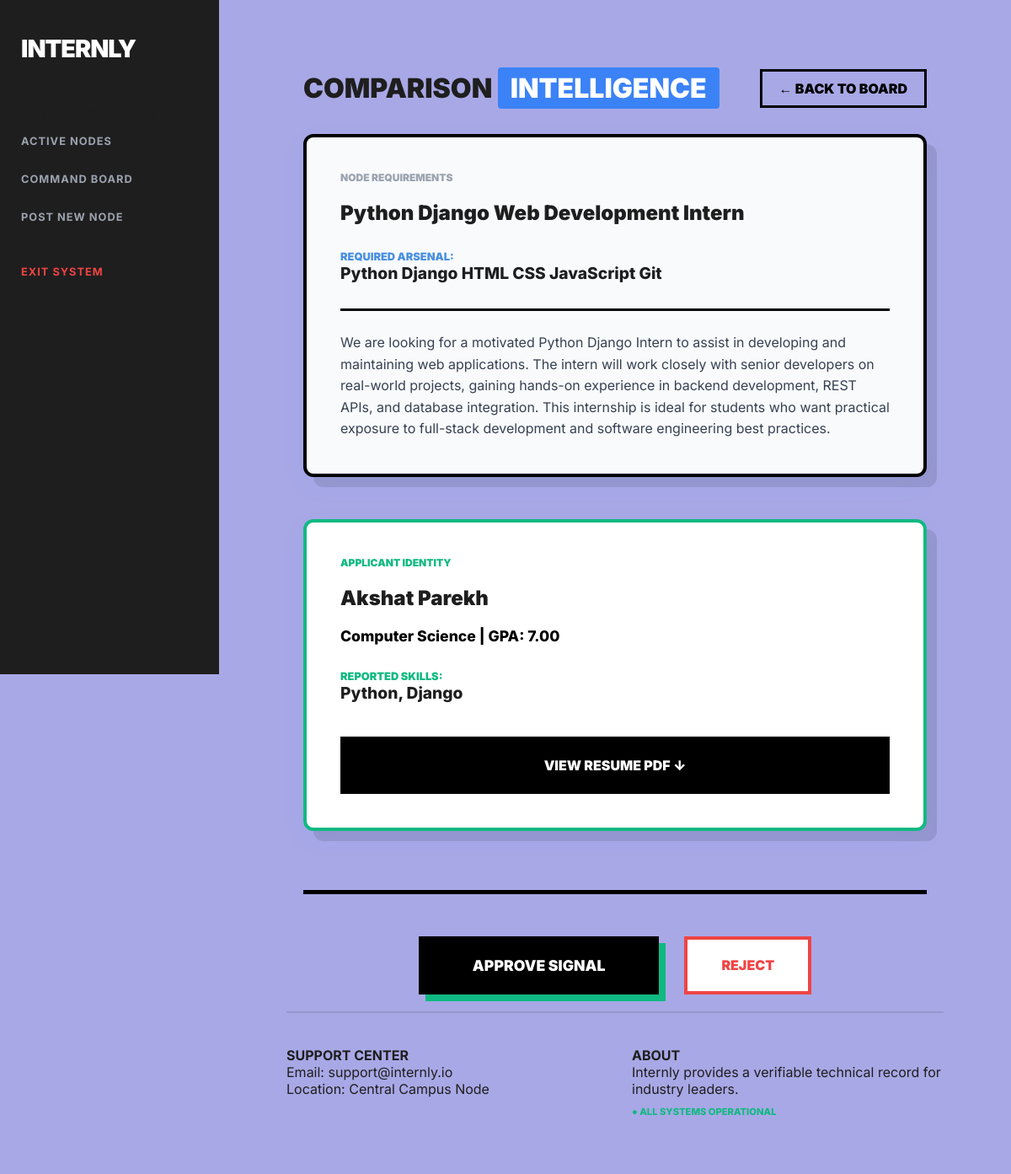
The app's page /profile/view/4/1/ (signed in) with its own data.
### management/models.py (models this page shows, shortened)
class Internship(models.Model):
    title = models.CharField(max_length=200)
    company_name = models.CharField(max_length=200)
    location = models.CharField(max_length=200)
    stipend = models.CharField(max_length=100)
    deadline = models.DateField()
    required_skills = models.TextField()
    description = models.TextField()
    faculty = models.ForeignKey(User, on_delete=models.CASCADE)
    external_apply_link = models.URLField(blank=True, null=True)

class UserProfile(models.Model):
    ROLE_CHOICES = (
        ('STUDENT', 'Student'),
        ('FACULTY', 'Faculty'),
    )
    user = models.OneToOneField(User, on_delete=models.CASCADE)
    role = models.CharField(max_length=10, choices=ROLE_CHOICES)
    full_name = models.CharField(max_length=255, blank=True, null=True)
    academy_name = models.CharField(max_length=255, blank=True, null=True)
    major = models.CharField(max_length=255, blank=True, null=True)
    gpa = models.DecimalField(max_digits=3, decimal_places=2, null=True, blank=True)
    skills = models.TextField(blank=True, null=True)
    bio = models.TextField(blank=True, null=True)
    resume = models.FileField(upload_to='resumes/', blank=True, null=True)

### management/views.py (the view)
# urls.py: path('profile/view/<int:student_pk>/<int:internship_pk>/', views.view_student_profile, name='view_student_profile'),
@login_required
def view_student_profile(request, student_pk, internship_pk):
    student_profile = get_object_or_404(UserProfile, user__pk=student_pk)
    internship = get_object_or_404(Internship, pk=internship_pk)
    application = get_object_or_404(Application, student__pk=student_pk, internship__pk=internship_pk)
    return render(request, 'management/view_profile.html', {
        'profile': student_profile,
        'internship': internship,
        'application': application
    })

### management/templates/management/view_profile.html (shortened to what this page needs)
{% extends 'management/base.html' %}
{% block content %}
<div class="dashboard-container" style="max-width: 1200px; margin: 0 auto; padding: 20px;">
    <div style="margin-bottom: 30px; display: flex; justify-content: space-between; align-items: center;">
        <h1 style="font-weight: 900; text-transform: uppercase; margin: 0;">COMPARISON <span class="highlight-blue">INTELLIGENCE</span></h1>
        <a href="{% url 'faculty_dashboard' %}" style="font-weight: 900; color: black; text-decoration: none; border: 3px solid black; padding: 10px 20px;">← BACK TO BOARD</a>
    </div>
    <div style="display: grid; grid-template-columns: repeat(auto-fit, minmax(400px, 1fr)); gap: 30px;">
        <div class="workspace-card" style="padding: 40px; border: 4px solid black; background: #f8fafc;">
            <p style="font-weight: 900; color: #9ca3af; font-size: 0.75rem; text-transform: uppercase;">NODE REQUIREMENTS</p>
            <h2 style="font-weight: 900; margin: 20px 0;">{{ internship.title }}</h2>
            <div style="margin-top: 30px;">
                <p style="font-weight: 900; font-size: 0.8rem; color: #4a90e2;">REQUIRED ARSENAL:</p>
                <p style="font-size: 1.2rem; font-weight: 800;">{{ internship.required_skills }}</p>
            </div>
            <div style="margin-top: 30px; border-top: 3px solid black; padding-top: 25px;">
                <p style="font-size: 1rem; line-height: 1.6; color: #374151;">{{ internship.description|truncatewords:60 }}</p>
            </div>
        </div>
        <div class="workspace-card" style="padding: 40px; border: 4px solid #10b981; background: white;">
            <p style="font-weight: 900; color: #10b981; font-size: 0.75rem; text-transform: uppercase;">APPLICANT IDENTITY</p>
            <h2 style="font-weight: 900; margin: 20px 0;">{{ profile.full_name|default:profile.user.username }}</h2>
            <p style="font-weight: 800; font-size: 1.1rem; color: black;">
                {{ profile.major|default:"Not Specified" }} | GPA: {{ profile.gpa|default:"N/A" }}
            </p>
            <div style="margin-top: 30px;">
                <p style="font-weight: 900; font-size: 0.8rem; color: #10b981;">REPORTED SKILLS:</p>
                <p style="font-size: 1.2rem; font-weight: 800;">{{ profile.skills|default:"None listed" }}</p>
            </div>
            {% if profile.resume %}
            <div style="margin-top: 40px;">
                <a href="{{ profile.resume.url }}" target="_blank" class="resume-link">
                    VIEW RESUME PDF ↓
                </a>
            </div>
            {% endif %}
        </div>
    </div>
    <div style="margin-top: 50px; border-top: 5px solid black; padding-top: 50px; display: flex; justify-content: center; gap: 30px; flex-wrap: wrap;">
        <a href="{% url 'approve_application' application.pk %}" class="btn-approve">
            APPROVE SIGNAL
        </a>
        <a href="{% url 'reject_application' application.pk %}" class="btn-reject">
            REJECT
        </a>
    </div>
</div>
{% endblock %}

### management/static/css/style.css (style rules this page uses)
:root { --brand-blue: #3b82f6; --brand-dark: #1e1e1e; --brand-lavender: #a8a8e6; --brand-white: #ffffff; --sidebar-width: 260px; }
* { box-sizing: border-box; margin: 0; padding: 0; }
body { font-family: 'Inter', sans-serif; background-color: var(--brand-lavender); display: flex; color: var(--brand-dark); min-height: 100vh; }
.highlight-blue { background: var(--brand-blue); color: white; padding: 5px 15px; border-radius: 4px; display: inline-block; }
.workspace-card { background: var(--brand-white); padding: 35px; border-radius: 12px; border: 3px solid var(--brand-dark); box-shadow: 12px 12px 0px rgba(0, 0, 0, 0.1), 0 10px 30px rgba(59, 130, 246, 0.05); transition: all 0.3s cubic-bezier(0.175, 0.885, 0.32, 1.275); margin-bottom: 20px; }

### management/templates/management/view_profile.html (style rules this page uses)
.btn-approve { display: inline-block; padding: 20px 60px; background: #000000; color: #ffffff; border: 4px solid #000000; font-weight: 900; text-decoration: none; text-transform: uppercase; box-shadow: 8px 8px 0px #10b981; transition: all 0.2s ease; cursor: pointer; font-size: 1.1rem; }
.btn-reject { display: inline-block; padding: 20px 40px; background: white; color: #ef4444; border: 4px solid #ef4444; font-weight: 900; text-decoration: none; text-transform: uppercase; transition: all 0.2s ease; cursor: pointer; }
.resume-link { display: block; background: black; color: white; padding: 20px; text-align: center; text-decoration: none; font-weight: 900; text-transform: uppercase; border: 4px solid black; transition: 0.2s; }

### records on screen
Internship: title "Python Django Web Development Intern", required_skills "Python Django HTML CSS JavaScript Git", description "We are looking for a motivated Python Django Intern to assist in developing and maintaining web applications. The intern will work closely with senior developers on real-world projects, gaining hands-on experience in backend development, REST APIs, and database integration. This internship is ideal for students who want practical exposure to full-stack development and software engineering best practices."
UserProfile: full_name "Akshat Parekh", major "Computer Science", gpa "7.00", skills "Python, Django"
